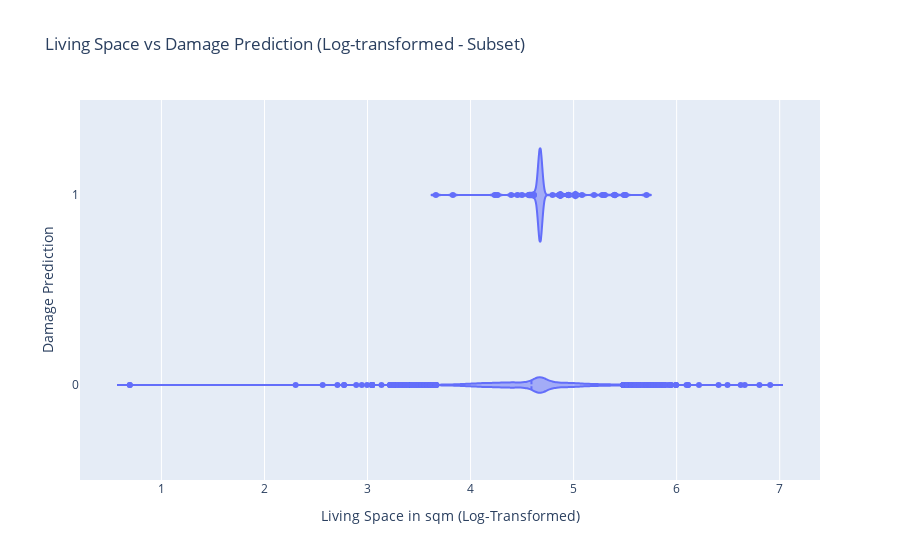

Notebook cell for this chart:
### Code cell
# Apply log transformation to wfl
df_sub_wfl = df_sub.copy()
df_sub_wfl['LOG_WFL'] = np.log(df['WFL'] + 1)  # Adding 1 to avoid log(0)

# Violin plot with log-transformed wfl
fig_wfl_2 = px.violin(df_sub_wfl,
                x='LOG_WFL',
                y='PREDICTION',
                orientation='h',
                title='Living Space vs Damage Prediction (Log-transformed - Subset)',
                labels={'PREDICTION':'Damage Prediction', 'LOG_WFL':'Living Space in sqm (Log-Transformed)'}
                )

# Adding the mean
fig_wfl_2.update_traces(meanline_visible=True)
fig_wfl_2.show()

### Figure 1 — Plotly figure (JSON) as saved in the notebook; plotly's stock layout.template omitted (floating-point values rounded to 4 significant figures; data arrays with more than 128 entries replaced by an {"elided": "..."} marker saying what was removed)
{"data": [{"alignmentgroup": "True", "box": {"visible": false}, "hovertemplate": "Living Space in sqm (Log-Transformed)=%{x}<br>Damage Prediction=%{y}<extra></extra>", "legendgroup": "", "marker": {"color": "#636efa"}, "meanline": {"visible": true}, "name": "", "offsetgroup": "", "orientation": "h", "scalegroup": "True", "showlegend": false, "type": "violin", "x": {"elided": "7961 float values"}, "x0": " ", "xaxis": "x", "y": {"elided": "7961 int values"}, "y0": " ", "yaxis": "y"}], "layout": {"legend": {"tracegroupgap": 0}, "title": {"text": "Living Space vs Damage Prediction (Log-transformed - Subset)"}, "violinmode": "group", "xaxis": {"anchor": "y", "domain": [0, 1], "title": {"text": "Living Space in sqm (Log-Transformed)"}}, "yaxis": {"anchor": "x", "domain": [0, 1], "title": {"text": "Damage Prediction"}}}}
